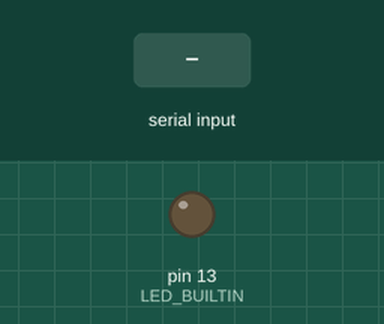
A sketch run on a simulated Arduino Uno, built with avr-gcc and run on an emulated ATmega328P. On the bench: output pins drawn as LEDs (lit = HIGH). Inputs (shaded band) come from the test bench.

Above: at 1.2 s.
1.3 s: "open" received over Serial
At 3.0 s:
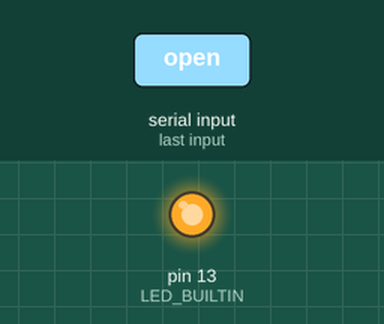
3.8 s: "close" received over Serial
At 6.1 s:
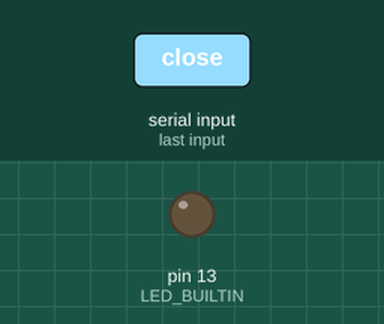
Timing chart, 0 to 7.6 s (numbered marks = the images above; inputs shaded):
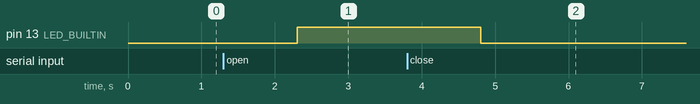

Measured:
- after the input at 1.3 s, pin 13 (LED_BUILTIN): LOW → HIGH after 1.0 s
- after the input at 3.8 s, pin 13 (LED_BUILTIN): HIGH → LOW after 1.0 s

The sketch:

SerailExampe.ino
```cpp
void setup() {
  // put your setup code here, to run once:
  Serial.begin(9600);
  pinMode(LED_BUILTIN, OUTPUT);
}

void loop() {
  // put your main code here, to run repeatedly:
  if (Serial.available() > 0) {
    String flag = Serial.readString();
    flag.trim();
    if ( flag == "open") {
      digitalWrite(LED_BUILTIN, HIGH);
    } else if (flag == "close") {
      digitalWrite(LED_BUILTIN, LOW);
    }
  }
}
```
